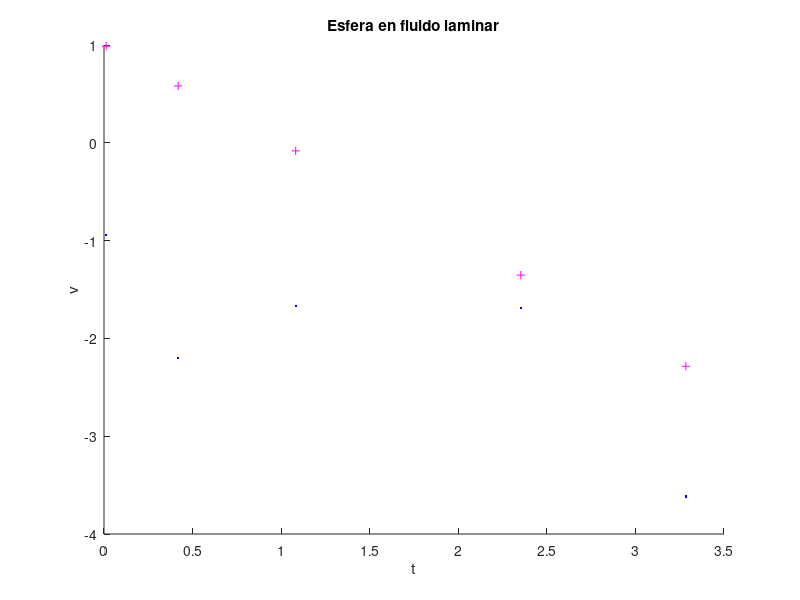

This chart was generated by the following MATLAB code:

%Esfera en un fluido laminar.Montecarlo
clear all
n=input('Ingrese el n�mero de pruebas, n: ');
m=input('Ingrese la masa de la esfera, m: ');
fu=input('Ingrese la fuerza de la esfera, f: ');
k=input('Ingrese el valor de la constante, k: ');
t=input('Ingrese hasta que tiempo desea, t: ');
v=input('Ingrese el valor de velocidad, v: ');
f=@(x) ((1/(fu/m))-(k*x/m));
M=f(v);
t0=0;
Nc=0;
for i=1:n
    x=rand*(v); y=rand*M; z=((1/(fu/m))-(k*x/m));
    hold on
    plot(x,z,'m+');
    if y<=z
        Nc=Nc+1;
        plot(x,y,'b.')
    end
    
    xlabel('t');
    ylabel('v');
    title('Esfera en fluido laminar');
hold off

end
